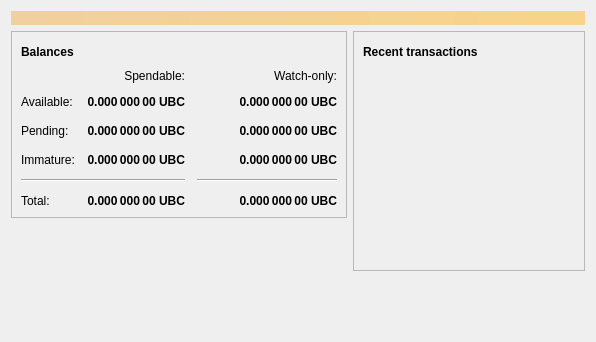
<?xml version="1.0" encoding="UTF-8"?>
<ui version="4.0">
 <class>OverviewPage</class>
 <widget class="QWidget" name="OverviewPage">
  <property name="geometry">
   <rect>
    <x>0</x>
    <y>0</y>
    <width>596</width>
    <height>342</height>
   </rect>
  </property>
  <property name="windowTitle">
   <string>Form</string>
  </property>
  <layout class="QVBoxLayout" name="topLayout">
   <item>
    <widget class="QLabel" name="labelAlerts">
     <property name="visible">
      <bool>false</bool>
     </property>
     <property name="styleSheet">
      <string notr="true">QLabel { background-color: qlineargradient(x1: 0, y1: 0, x2: 1, y2: 0, stop:0 #F0D0A0, stop:1 #F8D488); color:#000000; }</string>
     </property>
     <property name="wordWrap">
      <bool>true</bool>
     </property>
     <property name="margin">
      <number>3</number>
     </property>
     <property name="textInteractionFlags">
      <set>Qt::TextSelectableByMouse</set>
     </property>
    </widget>
   </item>
   <item>
    <layout class="QHBoxLayout" name="horizontalLayout" stretch="1,1">
     <item>
      <layout class="QVBoxLayout" name="verticalLayout_2">
       <item>
        <widget class="QFrame" name="frame">
         <property name="frameShape">
          <enum>QFrame::StyledPanel</enum>
         </property>
         <property name="frameShadow">
          <enum>QFrame::Raised</enum>
         </property>
         <layout class="QVBoxLayout" name="verticalLayout_4">
          <item>
           <layout class="QHBoxLayout" name="horizontalLayout_4">
            <item>
             <widget class="QLabel" name="label_5">
              <property name="font">
               <font>
                <weight>75</weight>
                <bold>true</bold>
               </font>
              </property>
              <property name="text">
               <string>Balances</string>
              </property>
             </widget>
            </item>
            <item>
             <widget class="QPushButton" name="labelWalletStatus">
              <property name="enabled">
               <bool>true</bool>
              </property>
              <property name="maximumSize">
               <size>
                <width>30</width>
                <height>16777215</height>
               </size>
              </property>
              <property name="toolTip">
               <string>The displayed information may be out of date. Your wallet automatically synchronizes with the Ultrablock network after a connection is established, but this process has not completed yet.</string>
              </property>
              <property name="text">
               <string/>
              </property>
              <property name="icon">
               <iconset resource="../bitcoin.qrc">
                <normaloff>:/icons/warning</normaloff>
                <disabledoff>:/icons/warning</disabledoff>:/icons/warning</iconset>
              </property>
              <property name="iconSize">
               <size>
                <width>24</width>
                <height>24</height>
               </size>
              </property>
              <property name="flat">
               <bool>true</bool>
              </property>
             </widget>
            </item>
            <item>
             <spacer name="horizontalSpacer_3">
              <property name="orientation">
               <enum>Qt::Horizontal</enum>
              </property>
              <property name="sizeHint" stdset="0">
               <size>
                <width>40</width>
                <height>20</height>
               </size>
              </property>
             </spacer>
            </item>
           </layout>
          </item>
          <item>
           <layout class="QGridLayout" name="gridLayout">
            <property name="spacing">
             <number>12</number>
            </property>
            <item row="2" column="2">
             <widget class="QLabel" name="labelWatchPending">
              <property name="font">
               <font>
                <weight>75</weight>
                <bold>true</bold>
               </font>
              </property>
              <property name="cursor">
               <cursorShape>IBeamCursor</cursorShape>
              </property>
              <property name="toolTip">
               <string>Unconfirmed transactions to watch-only addresses</string>
              </property>
              <property name="text">
               <string notr="true">0.000 000 00 UBC</string>
              </property>
              <property name="alignment">
               <set>Qt::AlignRight|Qt::AlignTrailing|Qt::AlignVCenter</set>
              </property>
              <property name="textInteractionFlags">
               <set>Qt::LinksAccessibleByMouse|Qt::TextSelectableByKeyboard|Qt::TextSelectableByMouse</set>
              </property>
             </widget>
            </item>
            <item row="2" column="1">
             <widget class="QLabel" name="labelUnconfirmed">
              <property name="font">
               <font>
                <weight>75</weight>
                <bold>true</bold>
               </font>
              </property>
              <property name="cursor">
               <cursorShape>IBeamCursor</cursorShape>
              </property>
              <property name="toolTip">
               <string>Total of transactions that have yet to be confirmed, and do not yet count toward the spendable balance</string>
              </property>
              <property name="text">
               <string notr="true">0.000 000 00 UBC</string>
              </property>
              <property name="alignment">
               <set>Qt::AlignRight|Qt::AlignTrailing|Qt::AlignVCenter</set>
              </property>
              <property name="textInteractionFlags">
               <set>Qt::LinksAccessibleByMouse|Qt::TextSelectableByKeyboard|Qt::TextSelectableByMouse</set>
              </property>
             </widget>
            </item>
            <item row="3" column="2">
             <widget class="QLabel" name="labelWatchImmature">
              <property name="font">
               <font>
                <weight>75</weight>
                <bold>true</bold>
               </font>
              </property>
              <property name="cursor">
               <cursorShape>IBeamCursor</cursorShape>
              </property>
              <property name="toolTip">
               <string>Mined balance in watch-only addresses that has not yet matured</string>
              </property>
              <property name="text">
               <string notr="true">0.000 000 00 UBC</string>
              </property>
              <property name="alignment">
               <set>Qt::AlignRight|Qt::AlignTrailing|Qt::AlignVCenter</set>
              </property>
              <property name="textInteractionFlags">
               <set>Qt::LinksAccessibleByMouse|Qt::TextSelectableByKeyboard|Qt::TextSelectableByMouse</set>
              </property>
             </widget>
            </item>
            <item row="4" column="0" colspan="2">
             <widget class="Line" name="line">
              <property name="orientation">
               <enum>Qt::Horizontal</enum>
              </property>
             </widget>
            </item>
            <item row="4" column="2">
             <widget class="Line" name="lineWatchBalance">
              <property name="sizePolicy">
               <sizepolicy hsizetype="Preferred" vsizetype="Fixed">
                <horstretch>0</horstretch>
                <verstretch>0</verstretch>
               </sizepolicy>
              </property>
              <property name="minimumSize">
               <size>
                <width>140</width>
                <height>0</height>
               </size>
              </property>
              <property name="orientation">
               <enum>Qt::Horizontal</enum>
              </property>
             </widget>
            </item>
            <item row="5" column="0">
             <widget class="QLabel" name="labelTotalText">
              <property name="text">
               <string>Total:</string>
              </property>
             </widget>
            </item>
            <item row="3" column="1">
             <widget class="QLabel" name="labelImmature">
              <property name="font">
               <font>
                <weight>75</weight>
                <bold>true</bold>
               </font>
              </property>
              <property name="cursor">
               <cursorShape>IBeamCursor</cursorShape>
              </property>
              <property name="toolTip">
               <string>Mined balance that has not yet matured</string>
              </property>
              <property name="text">
               <string notr="true">0.000 000 00 UBC</string>
              </property>
              <property name="alignment">
               <set>Qt::AlignRight|Qt::AlignTrailing|Qt::AlignVCenter</set>
              </property>
              <property name="textInteractionFlags">
               <set>Qt::LinksAccessibleByMouse|Qt::TextSelectableByKeyboard|Qt::TextSelectableByMouse</set>
              </property>
             </widget>
            </item>
            <item row="2" column="3">
             <spacer name="horizontalSpacer_2">
              <property name="orientation">
               <enum>Qt::Horizontal</enum>
              </property>
              <property name="sizeHint" stdset="0">
               <size>
                <width>40</width>
                <height>20</height>
               </size>
              </property>
             </spacer>
            </item>
            <item row="3" column="0">
             <widget class="QLabel" name="labelImmatureText">
              <property name="text">
               <string>Immature:</string>
              </property>
             </widget>
            </item>
            <item row="5" column="1">
             <widget class="QLabel" name="labelTotal">
              <property name="font">
               <font>
                <weight>75</weight>
                <bold>true</bold>
               </font>
              </property>
              <property name="cursor">
               <cursorShape>IBeamCursor</cursorShape>
              </property>
              <property name="toolTip">
               <string>Your current total balance</string>
              </property>
              <property name="text">
               <string notr="true">0.000 000 00 UBC</string>
              </property>
              <property name="alignment">
               <set>Qt::AlignRight|Qt::AlignTrailing|Qt::AlignVCenter</set>
              </property>
              <property name="textInteractionFlags">
               <set>Qt::LinksAccessibleByMouse|Qt::TextSelectableByKeyboard|Qt::TextSelectableByMouse</set>
              </property>
             </widget>
            </item>
            <item row="5" column="2">
             <widget class="QLabel" name="labelWatchTotal">
              <property name="font">
               <font>
                <weight>75</weight>
                <bold>true</bold>
               </font>
              </property>
              <property name="cursor">
               <cursorShape>IBeamCursor</cursorShape>
              </property>
              <property name="toolTip">
               <string>Current total balance in watch-only addresses</string>
              </property>
              <property name="text">
               <string notr="true">0.000 000 00 UBC</string>
              </property>
              <property name="alignment">
               <set>Qt::AlignRight|Qt::AlignTrailing|Qt::AlignVCenter</set>
              </property>
              <property name="textInteractionFlags">
               <set>Qt::LinksAccessibleByMouse|Qt::TextSelectableByKeyboard|Qt::TextSelectableByMouse</set>
              </property>
             </widget>
            </item>
            <item row="0" column="2">
             <widget class="QLabel" name="labelWatchonly">
              <property name="text">
               <string>Watch-only:</string>
              </property>
              <property name="alignment">
               <set>Qt::AlignRight|Qt::AlignTrailing|Qt::AlignVCenter</set>
              </property>
             </widget>
            </item>
            <item row="1" column="0">
             <widget class="QLabel" name="labelBalanceText">
              <property name="text">
               <string>Available:</string>
              </property>
             </widget>
            </item>
            <item row="1" column="1">
             <widget class="QLabel" name="labelBalance">
              <property name="font">
               <font>
                <weight>75</weight>
                <bold>true</bold>
               </font>
              </property>
              <property name="cursor">
               <cursorShape>IBeamCursor</cursorShape>
              </property>
              <property name="toolTip">
               <string>Your current spendable balance</string>
              </property>
              <property name="text">
               <string notr="true">0.000 000 00 UBC</string>
              </property>
              <property name="alignment">
               <set>Qt::AlignRight|Qt::AlignTrailing|Qt::AlignVCenter</set>
              </property>
              <property name="textInteractionFlags">
               <set>Qt::LinksAccessibleByMouse|Qt::TextSelectableByKeyboard|Qt::TextSelectableByMouse</set>
              </property>
             </widget>
            </item>
            <item row="1" column="2">
             <widget class="QLabel" name="labelWatchAvailable">
              <property name="font">
               <font>
                <weight>75</weight>
                <bold>true</bold>
               </font>
              </property>
              <property name="cursor">
               <cursorShape>IBeamCursor</cursorShape>
              </property>
              <property name="toolTip">
               <string>Your current balance in watch-only addresses</string>
              </property>
              <property name="text">
               <string notr="true">0.000 000 00 UBC</string>
              </property>
              <property name="alignment">
               <set>Qt::AlignRight|Qt::AlignTrailing|Qt::AlignVCenter</set>
              </property>
              <property name="textInteractionFlags">
               <set>Qt::LinksAccessibleByMouse|Qt::TextSelectableByKeyboard|Qt::TextSelectableByMouse</set>
              </property>
             </widget>
            </item>
            <item row="2" column="0">
             <widget class="QLabel" name="labelPendingText">
              <property name="text">
               <string>Pending:</string>
              </property>
             </widget>
            </item>
            <item row="0" column="1">
             <widget class="QLabel" name="labelSpendable">
              <property name="text">
               <string>Spendable:</string>
              </property>
              <property name="alignment">
               <set>Qt::AlignRight|Qt::AlignTrailing|Qt::AlignVCenter</set>
              </property>
             </widget>
            </item>
           </layout>
          </item>
         </layout>
        </widget>
       </item>
       <item>
        <spacer name="verticalSpacer">
         <property name="orientation">
          <enum>Qt::Vertical</enum>
         </property>
         <property name="sizeHint" stdset="0">
          <size>
           <width>20</width>
           <height>40</height>
          </size>
         </property>
        </spacer>
       </item>
      </layout>
     </item>
     <item>
      <layout class="QVBoxLayout" name="verticalLayout_3">
       <item>
        <widget class="QFrame" name="frame_2">
         <property name="frameShape">
          <enum>QFrame::StyledPanel</enum>
         </property>
         <property name="frameShadow">
          <enum>QFrame::Raised</enum>
         </property>
         <layout class="QVBoxLayout" name="verticalLayout">
          <item>
           <layout class="QHBoxLayout" name="horizontalLayout_2">
            <item>
             <widget class="QLabel" name="label_4">
              <property name="font">
               <font>
                <weight>75</weight>
                <bold>true</bold>
               </font>
              </property>
              <property name="text">
               <string>Recent transactions</string>
              </property>
             </widget>
            </item>
            <item>
             <widget class="QPushButton" name="labelTransactionsStatus">
              <property name="enabled">
               <bool>true</bool>
              </property>
              <property name="maximumSize">
               <size>
                <width>30</width>
                <height>16777215</height>
               </size>
              </property>
              <property name="toolTip">
               <string>The displayed information may be out of date. Your wallet automatically synchronizes with the Ultrablock network after a connection is established, but this process has not completed yet.</string>
              </property>
              <property name="text">
               <string/>
              </property>
              <property name="icon">
               <iconset resource="../bitcoin.qrc">
                <normaloff>:/icons/warning</normaloff>
                <disabledoff>:/icons/warning</disabledoff>:/icons/warning</iconset>
              </property>
              <property name="iconSize">
               <size>
                <width>24</width>
                <height>24</height>
               </size>
              </property>
              <property name="flat">
               <bool>true</bool>
              </property>
             </widget>
            </item>
            <item>
             <spacer name="horizontalSpacer">
              <property name="orientation">
               <enum>Qt::Horizontal</enum>
              </property>
              <property name="sizeHint" stdset="0">
               <size>
                <width>40</width>
                <height>20</height>
               </size>
              </property>
             </spacer>
            </item>
           </layout>
          </item>
          <item>
           <widget class="QListView" name="listTransactions">
            <property name="styleSheet">
             <string notr="true">QListView { background: transparent; }</string>
            </property>
            <property name="frameShape">
             <enum>QFrame::NoFrame</enum>
            </property>
            <property name="verticalScrollBarPolicy">
             <enum>Qt::ScrollBarAlwaysOff</enum>
            </property>
            <property name="horizontalScrollBarPolicy">
             <enum>Qt::ScrollBarAlwaysOff</enum>
            </property>
            <property name="selectionMode">
             <enum>QAbstractItemView::NoSelection</enum>
            </property>
           </widget>
          </item>
         </layout>
        </widget>
       </item>
       <item>
        <spacer name="verticalSpacer_2">
         <property name="orientation">
          <enum>Qt::Vertical</enum>
         </property>
         <property name="sizeHint" stdset="0">
          <size>
           <width>20</width>
           <height>40</height>
          </size>
         </property>
        </spacer>
       </item>
      </layout>
     </item>
    </layout>
   </item>
  </layout>
 </widget>
 <resources/>
 <connections/>
</ui>
